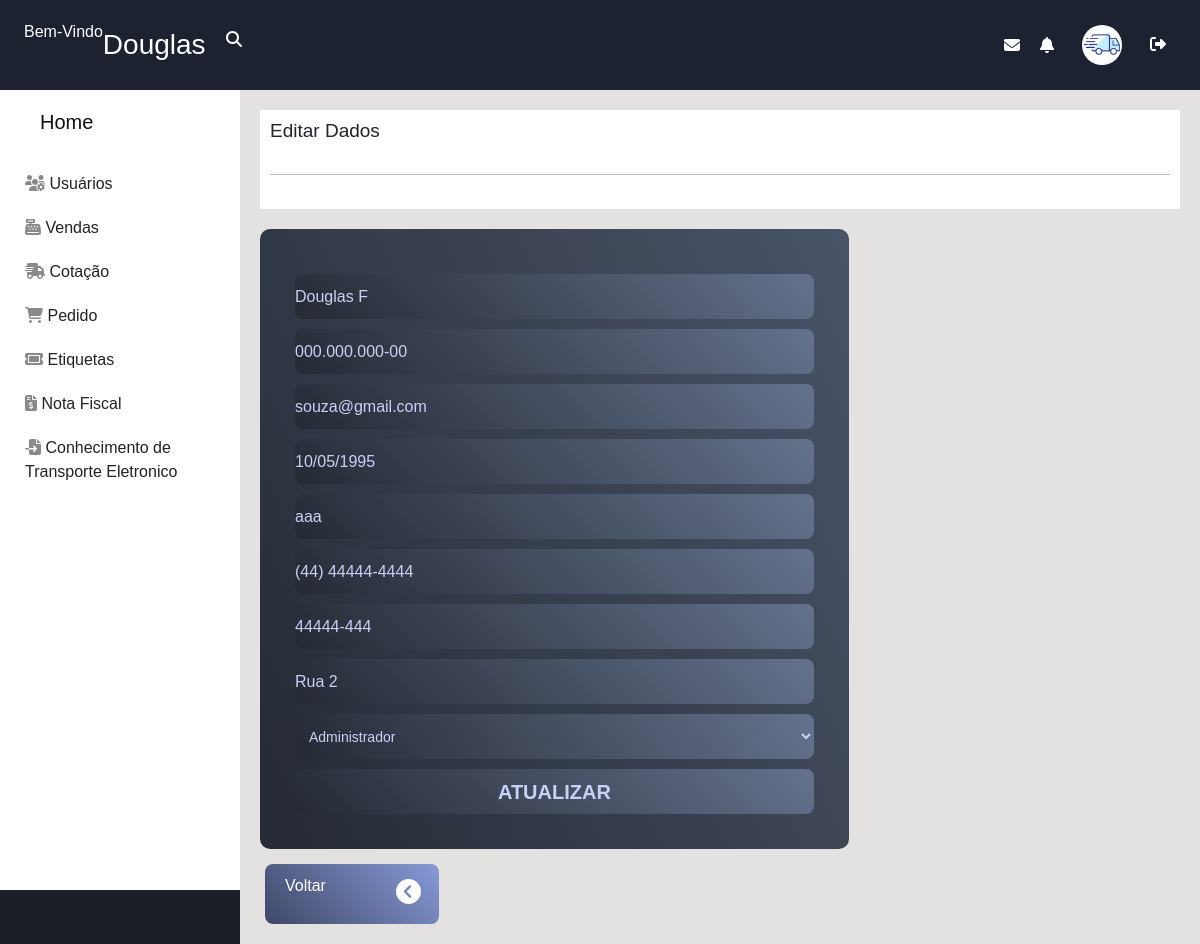
The app's page /dashboard/editForm.php?id=287 (signed in), older data.
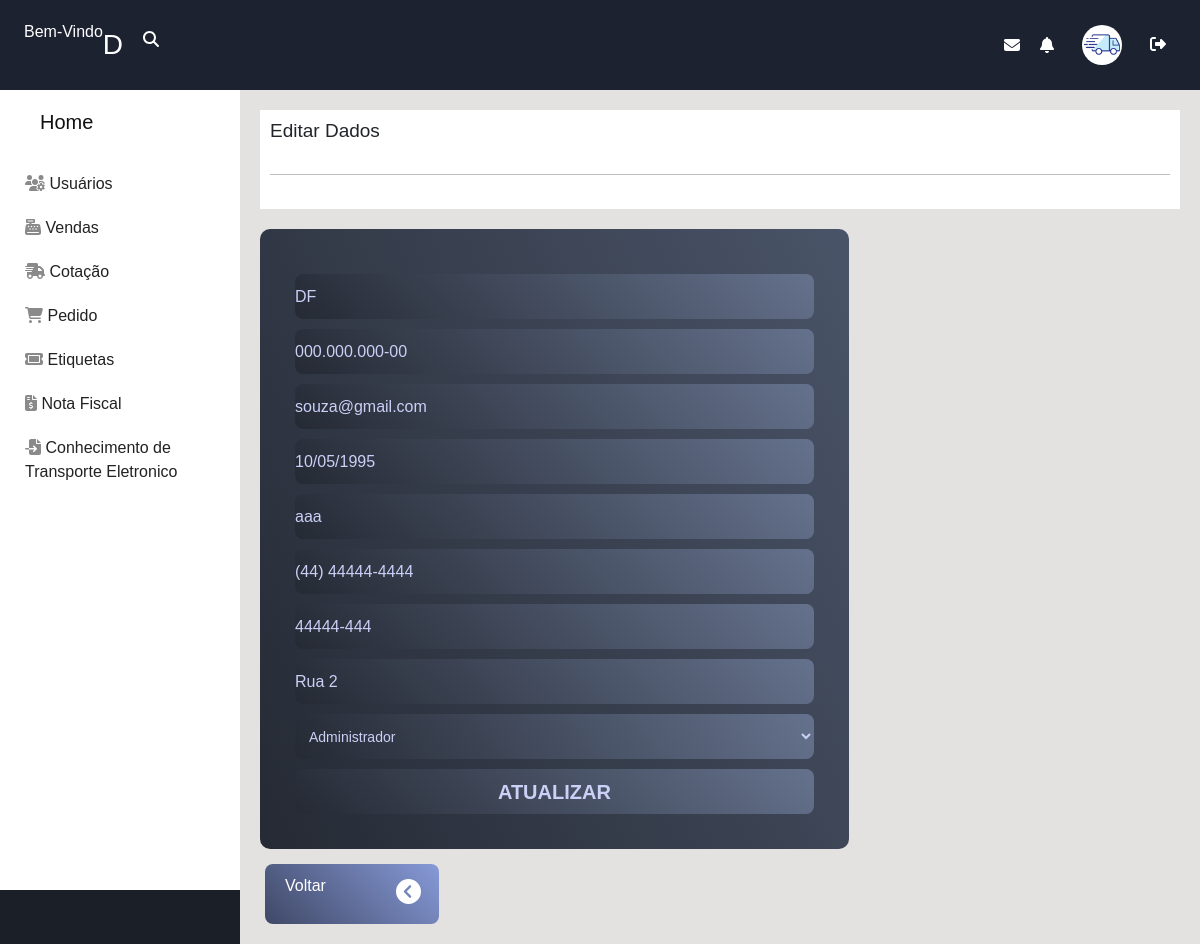
The same page, newer data.
### tables this page shows
CREATE TABLE `usuario` (
  `id` int(11) NOT NULL,
  `nome` varchar(45) NOT NULL,
  `email` varchar(45) NOT NULL,
  `telefone` varchar(45) DEFAULT NULL,
  `cpf` varchar(45) DEFAULT NULL,
  `cep` varchar(45) DEFAULT NULL,
  `tipo` enum('A','T','E','C') NOT NULL,
  `senha` varchar(50) NOT NULL,
  `endereco` varchar(100) NOT NULL,
  `dataNascimento` varchar(30) NOT NULL
);

### dashboard/editForm.php (the view, shortened to what the changed rows need)
<?php
   include('../inc/database.php');
   $id = $_SESSION['user'];
   $sqlSelect = "SELECT * from usuario where id = $id";
   $resultEdit = mysqli_query($conn, $sqlSelect);
   if($resultEdit->num_rows > 0){
    while ($row_users = mysqli_fetch_assoc($resultEdit)) {
        $nome = $row_users['nome'];
        $tipo = $row_users['tipo'];
        }
    }
   if(isset($_GET['id'])){
    $id = $_GET['id'];
    $sqlSelect = "SELECT * from usuario where id = $id";
    $resultEdit = mysqli_query($conn, $sqlSelect);
    if($resultEdit->num_rows > 0){
    while ($row_users = mysqli_fetch_assoc($resultEdit)) {
        $nome = $row_users['nome'];
        $cpf = $row_users['cpf'];
        $email = $row_users['email'];
        $senha = $row_users['senha'];
        $telefone = $row_users['telefone'];
        $cep = $row_users['cep'];
        $endereco = $row_users['endereco'];
        $tipo = $row_users['tipo'];
        $dataNascimento = $row_users['dataNascimento'];
        }
    }
}
?>
<!DOCTYPE html>
<html lang="en">
<head>
    <link rel="stylesheet" href="estilo.css">
    <link href="https://cdn.jsdelivr.net/npm/bootstrap@5.2.2/dist/css/bootstrap.min.css" rel="stylesheet">
    <link rel="stylesheet" href="form1.css">
</head>
<body>
    <header>
        <div class="info-header">
            <div class="logo">
                <h3><?php echo  $_SESSION['nome']; ?></h3>
            </div>
        </div>
    </header>
    <section class="main">
        <div class="content">
            <div class="titulo-secao">
                <h2>Editar Dados</h2>
                <br/>
                <br/>
            </div>
            <div class="box-info">
            <section class="area-cadastro">
                <div class="cadastro">
                    <form method="POST" action="">
                        <input type="text" name="nome" placeholder="Nome" value="<?php echo $nome ?>" >
                        <input type="text" name="cpf"  placeholder="CPF" id="cpf" value="<?php echo $cpf ?>" >
                        <input type="email" name="email" placeholder="E-Mail" value="<?php echo $email ?>" >
                        <input type="text" name="dataNascimento" placeholder="Data de Nascimento" id="data" value="<?php echo $dataNascimento ?>" >
                        <input type="text" name="senha" placeholder="Senha" value="<?php echo $senha ?>" >
                        <input type="text" name="telefone" placeholder="Telefone" id="telefone" value="<?php echo $telefone ?>">
                        <input type="text" name="cep" placeholder="CEP" id="cep" value="<?php echo $cep ?>">
                        <input type="text" name="endereco" placeholder="Endereço" value="<?php echo $endereco ?>">
                        <select name="tipo" id="tipo">
                            <option selected disabled>
                                <?php
                                    if ($tipo == 'T') {
                                        echo "Trasportadora";
                                    }else if($tipo == 'A') {
                                        echo "Administrador";
                                    }else if($tipo == 'E') {
                                        echo "Empresa";
                                    }else if($tipo == 'C') {
                                        echo "Correios";
                                    }else {
                                        echo 'Erro!';
                                    }
                                ?>
                            </option>
                        </select>
                        <input type="submit" name="update" value="atualizar" >
                    </form>
                </div>
             </section>
            </div>
        </div>
    </section>
</body>
</html>

Row changes from the older to the newer data that the page shows:
changed usuario "souza@gmail.com": nome "Douglas F" → "DF"
Text that changed along with them:
$_SESSION['nome']: "Douglas" → "D"
